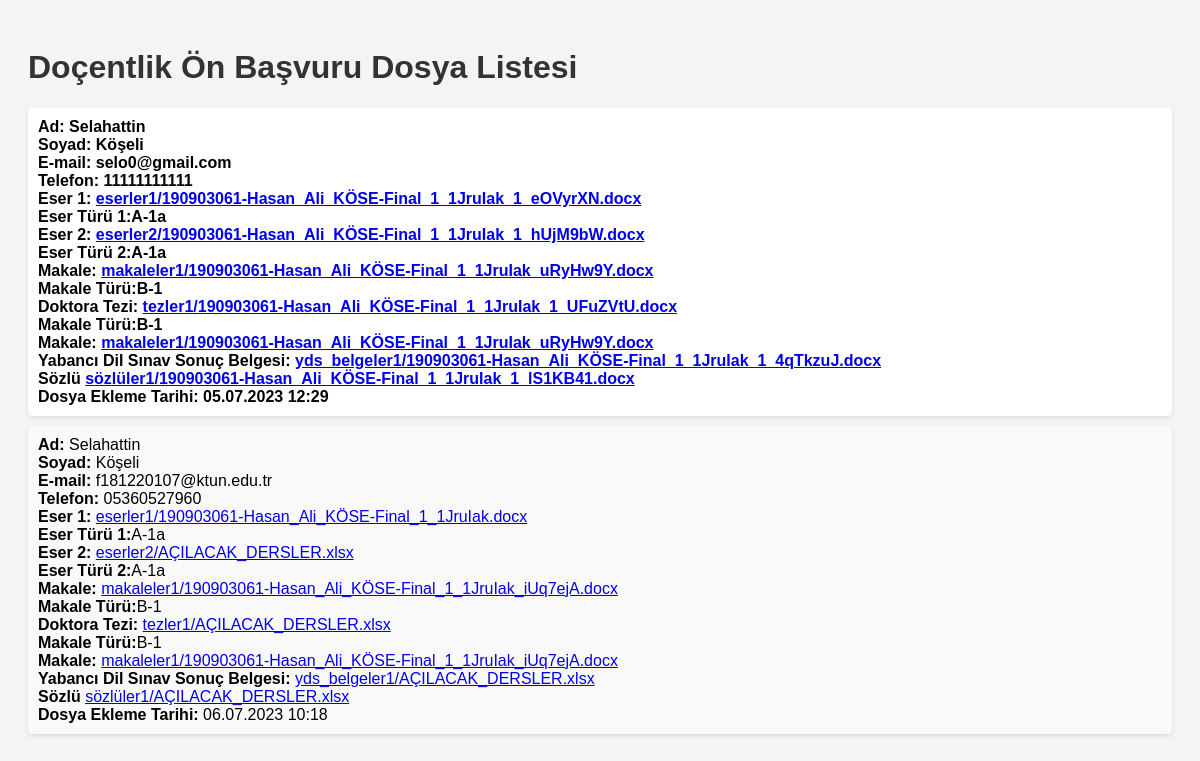
The app's page /odfile/odupload/ with its own data.
### odfile/models.py (models this page shows)
class Doctor(models.Model):
    CATEGORY_CHOICES1 = [
        ('A-1a', 'A-1a'),
        ('A-1b', 'A-1b'),
        ('A-2a', 'A-2a'),
        ('C-1', 'C-1')
        ]
    CATEGORY_CHOICES2=[
        ('B-1', 'B-1'),
        ('B-2', 'B-2'),
        ('D-1', 'D-1'),
        ('D-2', 'D-2'),
        ('E-1', 'E-1'),
        ('K', 'K'),
        ('L', 'L'),
        ('M', 'M'),
    ]
    ad = models.CharField(max_length=50,verbose_name="Ad")
    soyad = models.CharField(max_length=50,verbose_name="Soyad")
    email= models.EmailField(max_length=50,verbose_name="E-mail")
    telefon =models.CharField(max_length=50,verbose_name="Telefon")
    eser1= models.FileField(upload_to='eserler1/',verbose_name="1.eser",default="")
    eser_türü1= models.CharField(max_length=10, choices=CATEGORY_CHOICES1,verbose_name="Eser Türü 1",default="A1-a")
    eser2= models.FileField(upload_to='eserler2/',verbose_name="2.eser",default="")
    eser_türü2 = models.CharField(max_length=10, choices=CATEGORY_CHOICES1, verbose_name="Eser Türü 2",default="A1-a")
    makale = models.FileField(upload_to='makaleler1/',verbose_name="Makale",default="")
    makale_türü = models.CharField(max_length=10, choices=CATEGORY_CHOICES2,verbose_name="Makale Türü",default="B-1")
    doktora_tezi = models.FileField(upload_to='tezler1/',verbose_name="tez",default="")
    tez_türü = models.CharField(max_length=10, choices=CATEGORY_CHOICES2,verbose_name="Tez Türü",default="B-1")
    yds_belge = models.FileField(upload_to='yds_belgeler1/',verbose_name="YDS Sonuç Belgesi",default="")
    sözlü= models.FileField(upload_to='sözlüler1/',verbose_name="Sözlü Sınav Sonuç Belgesi",default="")
    upload_date = models.DateTimeField(verbose_name="Yükleme Tarihi", default=timezone.now)

### odfile/views.py (the view)
# urls.py: path('odfile/odupload/',odfile_views.dupload,name="odupload"),
def dupload(request):
    basvurular = Doctor.objects.all()
    return render(request, 'odupload.html', {'basvurular': basvurular})

### templates/odupload.html (shortened to what this page needs)
<!DOCTYPE html>
<html>
<head>
</head>
<body>
    <h1>Doçentlik Ön Başvuru Dosya Listesi</h1>
    <ul>
        {% for basvuru in basvurular %}
            <li>
                <strong>Ad:</strong> {{ basvuru.ad }}<br>
                <strong>Soyad:</strong> {{ basvuru.soyad }}<br>
                <strong>E-mail:</strong> {{ basvuru.email }}<br>
                <strong>Telefon:</strong> {{ basvuru.telefon }}<br>
                <strong>Eser 1:</strong> <a href="{{ basvuru.eser1.url }}">{{ basvuru.eser1.name }}</a><br>
                <strong>Eser Türü 1:</strong>{{basvuru.eser_türü1 }}<br>
                <strong>Eser 2:</strong> <a href="{{ basvuru.eser2.url }}">{{ basvuru.eser2.name }}</a><br>
                 <strong>Eser Türü 2:</strong>{{basvuru.eser_türü2 }}<br>
                <strong>Makale:</strong> <a href="{{ basvuru.makale.url }}">{{ basvuru.makale.name }}</a><br>
                 <strong>Makale Türü:</strong>{{basvuru.makale_türü }}<br>
                <strong>Doktora Tezi:</strong> <a href="{{ basvuru.doktora_tezi.url }}">{{ basvuru.doktora_tezi.name }}</a><br>
                 <strong>Makale Türü:</strong>{{basvuru.tez_türü}}<br>
                <strong>Makale:</strong> <a href="{{ basvuru.makale.url }}">{{ basvuru.makale.name }}</a><br>
                <strong>Yabancı Dil Sınav Sonuç Belgesi:</strong> <a href="{{ basvuru.yds_belge.url }}">{{ basvuru.yds_belge.name }}</a><br>
                <strong>Sözlü</strong> <a href="{{ basvuru.sözlü.url }}">{{ basvuru.sözlü.name }}</a><br>
                <strong>Dosya Ekleme Tarihi:</strong> {{ basvuru.upload_date|date:"d.m.Y H:i"}}
            </li>
        {% empty %}
            <li class="empty-message">Henüz dosya bulunmamaktadır.</li>
        {% endfor %}
    </ul>
</body>
</html>

### templates/odupload.html (style rules this page uses)
body { font-family: Arial, sans-serif; background-color: #f4f4f4; padding: 20px; }
h1 { color: #333; }
ul { list-style-type: none; padding: 0; }
li { margin-bottom: 10px; background-color: #fff; padding: 10px; border-radius: 4px; box-shadow: 0 2px 4px rgba(0, 0, 0, 0.1); }
li:first-child { font-weight: bold; }
li:nth-child(even) { background-color: #f9f9f9; }

### records on screen
Doctor: ad "Selahattin", soyad "Köşeli", email "selo0@gmail.com", telefon "11111111111", eser1.name "eserler1/190903061-Hasan_Ali_KÖSE-Final_1_1JruIak_1_eOVyrXN.docx", eser_türü1 "A-1a", eser2.name "eserler2/190903061-Hasan_Ali_KÖSE-Final_1_1JruIak_1_hUjM9bW.docx", eser_türü2 "A-1a", makale.name "makaleler1/190903061-Hasan_Ali_KÖSE-Final_1_1JruIak_uRyHw9Y.docx", makale_türü "B-1", doktora_tezi.name "tezler1/190903061-Hasan_Ali_KÖSE-Final_1_1JruIak_1_UFuZVtU.docx", tez_türü "B-1", yds_belge.name "yds_belgeler1/190903061-Hasan_Ali_KÖSE-Final_1_1JruIak_1_4qTkzuJ.docx", sözlü.name "sözlüler1/190903061-Hasan_Ali_KÖSE-Final_1_1JruIak_1_lS1KB41.docx", upload_date "05.07.2023 12:29"
Doctor: ad "Selahattin", soyad "Köşeli", email "f181220107@ktun.edu.tr", telefon "05360527960", eser1.name "eserler1/190903061-Hasan_Ali_KÖSE-Final_1_1JruIak.docx", eser_türü1 "A-1a", eser2.name "eserler2/AÇILACAK_DERSLER.xlsx", eser_türü2 "A-1a", makale.name "makaleler1/190903061-Hasan_Ali_KÖSE-Final_1_1JruIak_iUq7ejA.docx", makale_türü "B-1", doktora_tezi.name "tezler1/AÇILACAK_DERSLER.xlsx", tez_türü "B-1", yds_belge.name "yds_belgeler1/AÇILACAK_DERSLER.xlsx", sözlü.name "sözlüler1/AÇILACAK_DERSLER.xlsx", upload_date "06.07.2023 10:18"
